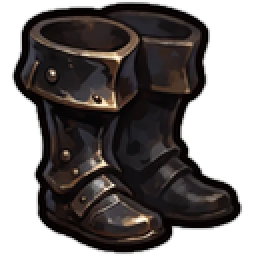
#> input picture game/assets/artifacts/boots_titan.png, 128 x 128 px (shown 2 times larger); its folder holds only this picture in this run
$ python measure_frame_vs_content.py ../game/assets/artifacts/boots_titan.png
#> lines starting #> are read from the running program, lines starting #| are printed output that depends on the picture; after the words box and inside, x2 and y2 are one past the last pixel; in counts of white or black regions, pixels touching at a corner belong together
### scripts/measure_palette_band.py
#!/usr/bin/env python3
"""Замер полосы «содержимое» (C′) по живым ассетам.

Основание: Q-M43 → (а) (владелец, 2026-10-16). Полоса содержимого выводится из того,
что уже стоит в игре (`building_*.webp`), а не из референса: референс-носитель
полосы C (`reference/01`) утрачен 2026-10-17 и чисел не даёт. Лист `world_tiles.webp`
из пула снят 2026-10-18 (шаг 4.1 world-map-art-variety: файл удалён, карта принята
полосой M, D-203) — вердикт о судьбе `C′` без тайлов открыт, Q-M89.

Приёмка нового ассета содержимого: каждый его кластер в ΔE ≤ 12 (CIE76) до ближайшего
тона полосы C′. Порог — прежний допуск §8.5, изменён только носитель полосы.

Замер тот же, что в §4.6: k-means по содержимому (8 кластеров), почти-белый фон и
прозрачные пиксели исключены, lum/sat — по пикселям кластера.

Запуск:  python3 scripts/measure_palette_band.py [--game game]
"""

from __future__ import annotations

import argparse
import glob
import math
import os

import numpy as np
from PIL import Image

K = 8                 # кластеров на файл — та же мера, что в §4.6
SEED = 0              # замер должен быть воспроизводим
ITERS = 12
MIN_ALPHA = 16        # прозрачные пиксели листа не участвуют
MAX_LUM = 0.92        # почти-белый фон листа исключён
BAND_K = 7            # тонов в описании полосы — столько же, сколько было у полосы C в §4.6
ACCEPT_DE = 12.0      # допуск приёмки (§8.5)
DOM_SHARE = 0.08      # кластер файла считается доминирующим тоном (входит в носитель полосы)
MERGE_DE = ACCEPT_DE  # тона полосы совпадают, если ближе допуска приёмки: полоса = максимум
                      # множество тонов, попарно разнесённых на ΔE > 12
SAMPLE = 20_000       # пикселей на файл в общий пул (вес файла одинаков, размер не важен)


def srgb_to_linear(c: np.ndarray) -> np.ndarray:
    return np.where(c <= 0.04045, c / 12.92, ((c + 0.055) / 1.055) ** 2.4)


def lum(rgb: np.ndarray) -> np.ndarray:
    """Относительная яркость (та же формула, что в WCAG-таблицах §4.2/§4.5)."""
    lin = srgb_to_linear(rgb)
    return lin[..., 0] * 0.2126 + lin[..., 1] * 0.7152 + lin[..., 2] * 0.0722


def sat(rgb: np.ndarray) -> np.ndarray:
    """Насыщенность HSL (не HSV) — как в замерах §4.6."""
    mx = rgb.max(axis=-1)
    mn = rgb.min(axis=-1)
    denom = np.maximum(1.0 - np.abs(mx + mn - 1.0), 1e-9)
    return np.where(mx == mn, 0.0, (mx - mn) / denom)


# [14 lines left out: function rgb_to_lab, not called in this run]


def de76(a: np.ndarray, b: np.ndarray) -> np.ndarray:
    return np.sqrt(((a - b) ** 2).sum(axis=-1))


def kmeans(px: np.ndarray, k: int = K) -> list[tuple[tuple[int, int, int], float, float, float]]:
    """Кластеры [(hex, доля, lum, sat)], отсортированные по доле. `px` — (N,3) uint8."""
    px = px.reshape(-1, 3).astype(np.float64) / 255.0
    rng = np.random.default_rng(SEED)
    cent = px[rng.choice(len(px), size=k, replace=False)]
    for _ in range(ITERS):
        d = ((px[:, None, :] - cent[None, :, :]) ** 2).sum(axis=-1)
        lab = d.argmin(axis=1)
        for j in range(k):
            m = lab == j
            if m.any():
                cent[j] = px[m].mean(axis=0)
    d = ((px[:, None, :] - cent[None, :, :]) ** 2).sum(axis=-1)
    lab = d.argmin(axis=1)
    out = []
    for j in range(k):
        m = lab == j
        if not m.any():
            continue
        share = float(m.mean())
        tone = np.clip(cent[j], 0, 1)
        out.append((
            (int(round(tone[0] * 255)), int(round(tone[1] * 255)), int(round(tone[2] * 255))),
            share,
            float(lum(tone)[()]),
            float(sat(tone)[()]),
        ))
    return sorted(out, key=lambda t: -t[1])


# [10 lines left out: function load_pixels, not called in this run]


def sample(rgb: np.ndarray, n: int = SAMPLE, seed: int = SEED) -> np.ndarray:
    if len(rgb) <= n:
        return rgb
    rng = np.random.default_rng(seed)
    return rgb[rng.choice(len(rgb), size=n, replace=False)]


# [11 lines left out: function family, not called in this run]


def hexs(tone: tuple[int, int, int]) -> str:
    return "#{:02x}{:02x}{:02x}".format(*tone)


def tone_lab(tone: tuple[int, int, int]) -> np.ndarray:
    rgb = np.array(tone, dtype=np.float64)[None, :] / 255.0
    return rgb_to_lab(rgb)[0]


# [6 lines left out: function contrast, not called in this run]


def parse_hex(s: str) -> tuple[int, int, int]:
    s = s.lstrip("#")
    return tuple(int(s[i:i + 2], 16) for i in (0, 2, 4))  # type: ignore[return-value]


# [146 lines left out: functions _check, main, not called in this run]


# [2 lines that do not run on import are left out]

### scripts/measure_frame_vs_content.py
#!/usr/bin/env python3
"""Замер формулы «тёмная рама — яркое содержимое» (D-184) по файлу референса.

Формула говорит: рама (панели, хром, кнопки) темнее содержимого (поле, карта, бой).
Проверяется числом, а не мнением: файл режется геометрически — внешнее кольцо
(ширина = FRAME_FRAC от меньшей стороны) против внутреннего поля — и для каждой
части считается k-means-полоса (та же мера, что в [[13-art-bible]] §4.6 и в
`measure_palette_band.py`: 8 кластеров, почти-белый фон исключён, lum — WCAG,
sat — HSL).

Срез **геометрический**, а не семантический: кольцо — это прокси хрома интерфейса,
а не его точная маска. Именно поэтому прокси воспроизводим: один и тот же файл
даёт одно и то же число, и сверка «новый канон против старого» не зависит от того,
что автор замера посчитал «рамкой».

Вердикт по паре чисел:
  ПОДТВЕРЖДЕНО  — lum(поля) - lum(кольца) >= GAP
  НЕ РАЗЛИЧИМЫ  — 0 <= разница < GAP
  ИНВЕРСИЯ      — разница < 0 (кольцо светлее поля)

Запуск:
  python3 scripts/measure_frame_vs_content.py reference/*.jpeg reference/*.png
"""

from __future__ import annotations

import argparse
import os
import sys

import numpy as np
from PIL import Image

sys.path.insert(0, os.path.dirname(os.path.abspath(__file__)))
from measure_palette_band import kmeans, lum, sample, sat  # noqa: E402

FRAME_FRAC = 0.10     # ширина внешнего кольца, доля меньшей стороны кадра
SAMPLE_N = 40_000     # пикселей на часть кадра
GAP = 0.15            # минимальный разрыв lum, при котором рама считается темнее поля
MIN_SHARE = 0.05      # класты тоньше этого не входят в агрегат (шум, не полоса)


def parts(path: str, frac: float = FRAME_FRAC) -> tuple[np.ndarray, np.ndarray] | None:
    """Пиксели внешнего кольца и внутреннего поля: (frame, content), (N,3) uint8."""
#> called with path = '../game/assets/artifacts/boots_titan.png', frac = 0.1
    im = Image.open(path).convert("RGB")
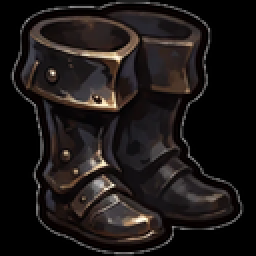
#> im: PIL image 128x128 RGB (shown 2 times larger); mean R, G, B 28.2, 23.5, 22.5
    a = np.asarray(im).astype(np.float64) / 255.0
    h, w = a.shape[:2]
    m = int(round(min(h, w) * frac))
    if m < 1 or h <= 2 * m or w <= 2 * m:
        return None
    keep = lum(a) <= 0.92                      # почти-белый фон кадра не участвует
#> in srgb_to_linear, `return np.where(c <= 0.04045, c / 12.92, ((c + 0.055) / 1.055) ** 2.4)`:
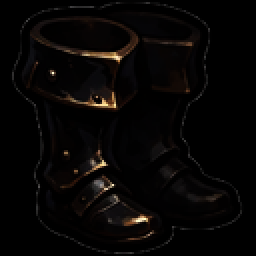
#> returned value: shape (128, 128, 3) float64 (shown 2 times larger); mean of channels 0, 1, 2 0.0291, 0.0221, 0.019; drawn as R, G, B
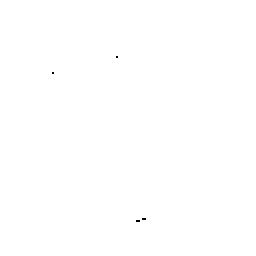
#> keep: shape (128, 128) bool (shown 2 times larger); 100% white; black in thin lines or dots, all inside (x1, y1, x2, y2) = (26, 28, 73, 111)
    ring = np.ones((h, w), dtype=bool)
    ring[m:h - m, m:w - m] = False
    core = ~ring
    ring &= keep
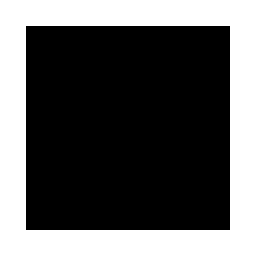
#> ring: shape (128, 128) bool (shown 2 times larger); 36.5% white; 1 white region, box (x1, y1, x2, y2) and area: (0, 0, 128, 128) 5980
    core &= keep
#> core: shape (128, 128) bool; 63.5% white; 5 black regions (4 under 20 px), largest, box (x1, y1, x2, y2) and area: (0, 0, 128, 128) 5980
    out = []
    for mask in (ring, core):
        px = (a[mask] * 255).astype(np.uint8)
        out.append(sample(px, SAMPLE_N) if len(px) else px)
#> this loop made 2 passes
#> after the loop, out = 2 items
    if not len(out[0]) or not len(out[1]):
        return None
    return out[0], out[1]


def band(px: np.ndarray) -> tuple[float, float, list[str]]:
    """(lum, sat, тона) агрегированной полосы части кадра — вес по доле кластера."""
    clusters = [c for c in kmeans(px, 8) if c[1] >= MIN_SHARE]
#> in kmeans, `cent = px[rng.choice(len(px), size=k, replace=False)]`: cent = [[0, 0, 0], [0.0314, 0.0157, 0.00784], [0, 0, 0], [0, 0, 0], [0, 0, 0], [0.173, 0.157, 0.18], [0, 0, 0], [0, 0, 0]]
#> after the loop in kmeans, `for _ in range(ITERS):`: cent = [[0.125, 0.0989, 0.0947], [0.214, 0.183, 0.178], [0.0497, 0.0298, 0.0281], [0.0277, 0.00537, 0.00407], [0.00974, 4.13e-05, 4.13e-05], [0.391, 0.366, 0.354], [0.00455, 0.00464, 0.00455], [0, 0, 0]]
#> in kmeans, `lab = d.argmin(axis=1)`: lab = 5980 values, max 7 at index 0, min 0 at index 58, mean 5.61
#> the loop in kmeans, `for j in range(k):` made 8 passes
#> (share, tone) on passes 1 to 4: (0.0607, [0.125, 0.0989, 0.0947]), (0.0697, [0.214, 0.183, 0.178]), (0.0365, [0.0497, 0.0298, 0.0281]), (0.052, [0.0277, 0.00537, 0.00407])
#> after the loop in kmeans, `for j in range(k):`: out = 8 items
#> clusters = [((0, 0, 0), 0.702, 0, 0), ((55, 47, 45), 0.0697, 0.03, 0.0934), ((32, 25, 24), 0.0607, 0.0108, 0.138), ((7, 1, 1), 0.052, 0.000776, 0.744)]
    if not clusters:
        clusters = kmeans(px, 8)[:3]
    total = sum(c[1] for c in clusters)
#> total = 0.884
    wlum = sum(c[2] * c[1] for c in clusters) / total
#> wlum = 0.00315
    wsat = sum(c[3] * c[1] for c in clusters) / total
#> wsat = 0.0606
    tones = ["{} {:.2f}/{:.2f}".format("#{0:02x}{1:02x}{2:02x}".format(*c[0]), c[2], c[3])
             for c in clusters[:3]]
#> tones = ['#000000 0.00/0.00', '#372f2d 0.03/0.09', '#201918 0.01/0.14']
    return wlum, wsat, tones


def verdict(frame_lum: float, content_lum: float) -> str:
    gap = content_lum - frame_lum
    if gap >= GAP:
        return "ПОДТВЕРЖДЕНО (рама темнее на {:.2f})".format(gap)
    if gap >= 0:
        return "НЕ РАЗЛИЧИМЫ (разрыв {:.2f} < {:.2f})".format(gap, GAP)
    return "ИНВЕРСИЯ (рама светлее на {:.2f})".format(-gap)


def main() -> int:
    ap = argparse.ArgumentParser()
    ap.add_argument("files", nargs="+")
    ap.add_argument("--frac", type=float, default=FRAME_FRAC, help="доля меньшей стороны в кольцо")
    args = ap.parse_args()
    for path in args.files:
        if not os.path.isfile(path):
            print("MISSING  {}".format(path))
            continue
        got = parts(path, args.frac)
        if got is None:
            print("SKIP     {} (кадр слишком мал для кольца)".format(os.path.basename(path)))
            continue
        f_px, c_px = got
        fl, fs, ft = band(f_px)
#> fl = 0.00315; fs = 0.0606; ft has the same summary as tones in band
        cl, cs, ct = band(c_px)
#> the loop in kmeans (call 2), `for j in range(k):` made 8 passes
#> (share, tone) on passes 1 to 4: (0.174, [0.183, 0.15, 0.148]), (0.0574, [0.446, 0.391, 0.353]), (0.179, [0.122, 0.099, 0.101]), (0.106, [0.041, 0.0244, 0.0254])
#> cl = 0.021; cs = 0.243; ct = ['#010000 0.00/0.71', '#1f191a 0.01/0.10', '#2f2626 0.02/0.11']
        print("{}".format(os.path.basename(path)))
        print("  кольцо  lum {:.2f}  sat {:.2f}   {}".format(fl, fs, ", ".join(ft)))
#|   кольцо  lum 0.00  sat 0.06   #000000 0.00/0.00, #372f2d 0.03/0.09, #201918 0.01/0.14
        print("  поле    lum {:.2f}  sat {:.2f}   {}".format(cl, cs, ", ".join(ct)))
#|   поле    lum 0.02  sat 0.24   #010000 0.00/0.71, #1f191a 0.01/0.10, #2f2626 0.02/0.11
        print("  вердикт: {}".format(verdict(fl, cl)))
#> in verdict, `gap = content_lum - frame_lum`: gap = 0.0178
#|   вердикт: НЕ РАЗЛИЧИМЫ (разрыв 0.02 < 0.15)
    return 0


if __name__ == "__main__":
    sys.exit(main())
#> (the program exits here)

$ run again, on game/assets/cursors/cursor_02.png
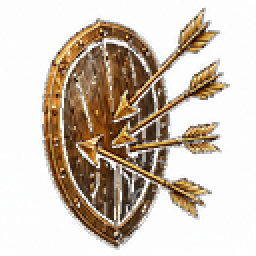
#> input picture game/assets/cursors/cursor_02.png, 128 x 128 px (shown 2 times larger)
#> in parts, `keep = lum(a) <= 0.92`:
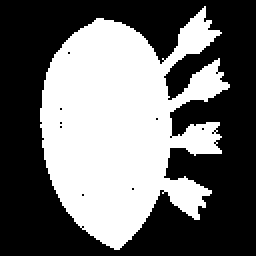
#> keep: shape (128, 128) bool (shown 2 times larger); 42.7% white; 1 white region, box (x1, y1, x2, y2) and area: (20, 3, 115, 125) 7003
#> ring: shape (128, 128) bool; 1.6% white; 3 white regions, box (x1, y1, x2, y2) and area: (43, 115, 69, 125) 153, (93, 3, 106, 13) 62, (44, 9, 63, 13) 48
#> in parts, `core &= keep`:
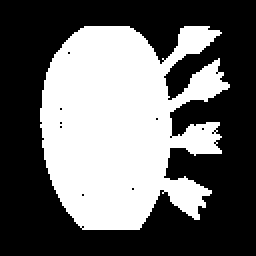
#> core: shape (128, 128) bool (shown 2 times larger); 41.1% white; 1 white region, box (x1, y1, x2, y2) and area: (20, 13, 115, 115) 6740
#> the loop in parts, `for mask in (ring, core):` made 2 passes
#> after the loop in parts, `for mask in (ring, core):`: out = 2 items
#> f_px = 263 rows, first 8: [243, 242, 241], [120, 116, 114], [175, 174, 173], [147, 140, 129], [87, 76, 60], [196, 195, 194], [171, 166, 166], [196, 178, 135]
#> px = 263 rows, first 8: [0.953, 0.949, 0.945], [0.471, 0.455, 0.447], [0.686, 0.682, 0.678], [0.576, 0.549, 0.506], [0.341, 0.298, 0.235], [0.769, 0.765, 0.761], [0.671, 0.651, 0.651], [0.769, 0.698, 0.529]
#> in kmeans, `cent = px[rng.choice(len(px), size=k, replace=False)]`: cent = [[0.518, 0.49, 0.475], [0.302, 0.341, 0.369], [0.341, 0.298, 0.235], [0.306, 0.18, 0.0902], [0.396, 0.4, 0.392], [0.969, 0.929, 0.792], [0.722, 0.71, 0.69], [0.435, 0.267, 0.133]]
#> after the loop in kmeans, `for _ in range(ITERS):`: cent = [[0.768, 0.58, 0.301], [0.353, 0.315, 0.256], [0.288, 0.175, 0.0817], [0.12, 0.0526, 0.0196], [0.536, 0.546, 0.54], [0.894, 0.897, 0.885], [0.784, 0.739, 0.642], [0.538, 0.37, 0.17]]
#> lab = 263 values, max 7 at index 11, min 0 at index 28, mean 3.53
#> the loop in kmeans, `for j in range(k):` made 8 passes
#> (share, tone) on passes 1 to 5: (0.0684, [0.768, 0.58, 0.301]), (0.0798, [0.353, 0.315, 0.256]), (0.281, [0.288, 0.175, 0.0817]), (0.129, [0.12, 0.0526, 0.0196]), (0.076, [0.536, 0.546, 0.54])
#> after the loop in kmeans, `for j in range(k):`: out = 8 items
#> total = 1
#> wlum = 0.232
#> wsat = 0.398
#> tones = ['#492d15 0.03/0.56', '#c8bca4 0.51/0.25', '#1f0d05 0.01/0.72']
#> fl = 0.232; fs = 0.398; ft has the same summary as tones in band
#> the loop in kmeans (call 2), `for j in range(k):` made 8 passes
#> (share, tone) on passes 1 to 5: (0.203, [0.147, 0.0791, 0.0388]), (0.0754, [0.682, 0.532, 0.311]), (0.0616, [0.863, 0.71, 0.392]), (0.0323, [0.605, 0.605, 0.603]), (0.0447, [0.881, 0.873, 0.835])
#> cl = 0.112; cs = 0.556; ct = ['#553317 0.04/0.58', '#25140a 0.01/0.58', '#7d5228 0.11/0.52']
#|   кольцо  lum 0.23  sat 0.40   #492d15 0.03/0.56, #c8bca4 0.51/0.25, #1f0d05 0.01/0.72
#|   поле    lum 0.11  sat 0.56   #553317 0.04/0.58, #25140a 0.01/0.58, #7d5228 0.11/0.52
#> gap = -0.12
#|   вердикт: ИНВЕРСИЯ (рама светлее на 0.12)

$ run again, on game/assets/cursors/cursor_07.png
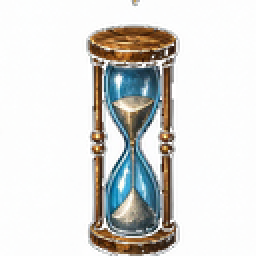
#> input picture game/assets/cursors/cursor_07.png, 128 x 128 px (shown 2 times larger)
#> in parts, `keep = lum(a) <= 0.92`:
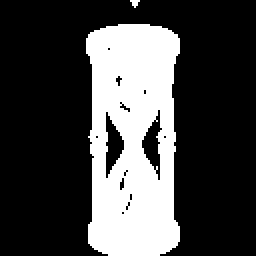
#> keep: shape (128, 128) bool (shown 2 times larger); 27.3% white; 2 white regions (1 under 20 px), largest, box (x1, y1, x2, y2) and area: (43, 12, 90, 128) 4453
#> ring: shape (128, 128) bool; 3.5% white; 3 white regions (2 under 20 px), largest, box (x1, y1, x2, y2) and area: (44, 115, 90, 128) 540
#> in parts, `core &= keep`:
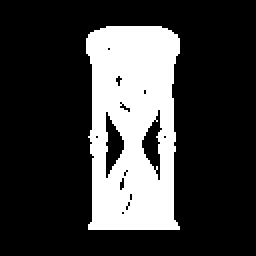
#> core: shape (128, 128) bool (shown 2 times larger); 23.8% white; 1 white region, box (x1, y1, x2, y2) and area: (43, 13, 90, 115) 3897
#> the loop in parts, `for mask in (ring, core):` made 2 passes
#> after the loop in parts, `for mask in (ring, core):`: out = 2 items
#> f_px = 568 rows, first 8: [232, 235, 238], [79, 72, 60], [196, 154, 69], [13, 0, 0], [171, 171, 179], [126, 124, 120], [119, 73, 0], [132, 135, 139]
#> px = 568 rows, first 8: [0.91, 0.922, 0.933], [0.31, 0.282, 0.235], [0.769, 0.604, 0.271], [0.051, 0, 0], [0.671, 0.671, 0.702], [0.494, 0.486, 0.471], [0.467, 0.286, 0], [0.518, 0.529, 0.545]
#> in kmeans, `cent = px[rng.choice(len(px), size=k, replace=False)]`: cent = [[0, 0, 0], [0.475, 0.514, 0.518], [0.259, 0.322, 0.341], [0.549, 0.376, 0.239], [0.78, 0.698, 0.522], [0.333, 0.208, 0.0863], [0.843, 0.863, 0.875], [0.51, 0.302, 0.098]]
#> after the loop in kmeans, `for _ in range(ITERS):`: cent = [[0.0526, 0.0306, 0.0223], [0.478, 0.488, 0.483], [0.199, 0.236, 0.252], [0.631, 0.42, 0.201], [0.704, 0.677, 0.618], [0.247, 0.147, 0.0692], [0.85, 0.861, 0.862], [0.46, 0.279, 0.116]]
#> lab = 568 values, max 7 at index 6, min 0 at index 3, mean 4.23
#> the loop in kmeans, `for j in range(k):` made 8 passes
#> (share, tone) on passes 1 to 5: (0.081, [0.0526, 0.0306, 0.0223]), (0.0757, [0.478, 0.488, 0.483]), (0.0722, [0.199, 0.236, 0.252]), (0.111, [0.631, 0.42, 0.201]), (0.081, [0.704, 0.677, 0.618])
#> after the loop in kmeans, `for j in range(k):`: out = 8 items
#> total = 1
#> wlum = 0.148
#> wsat = 0.404
#> tones = ['#3f2512 0.02/0.56', '#75471e 0.08/0.60', '#a16b33 0.18/0.52']
#> fl = 0.148; fs = 0.404; ft has the same summary as tones in band
#> the loop in kmeans (call 2), `for j in range(k):` made 8 passes
#> (share, tone) on passes 1 to 5: (0.0955, [0.113, 0.0673, 0.0409]), (0.13, [0.792, 0.801, 0.773]), (0.103, [0.665, 0.527, 0.357]), (0.122, [0.499, 0.313, 0.144]), (0.105, [0.41, 0.626, 0.717])
#> cl = 0.183; cs = 0.384; ct = ['#4b2c14 0.03/0.57', '#386e86 0.14/0.41', '#2b444e 0.05/0.29']
#|   кольцо  lum 0.15  sat 0.40   #3f2512 0.02/0.56, #75471e 0.08/0.60, #a16b33 0.18/0.52
#|   поле    lum 0.18  sat 0.38   #4b2c14 0.03/0.57, #386e86 0.14/0.41, #2b444e 0.05/0.29
#> gap = 0.0354
#|   вердикт: НЕ РАЗЛИЧИМЫ (разрыв 0.04 < 0.15)
